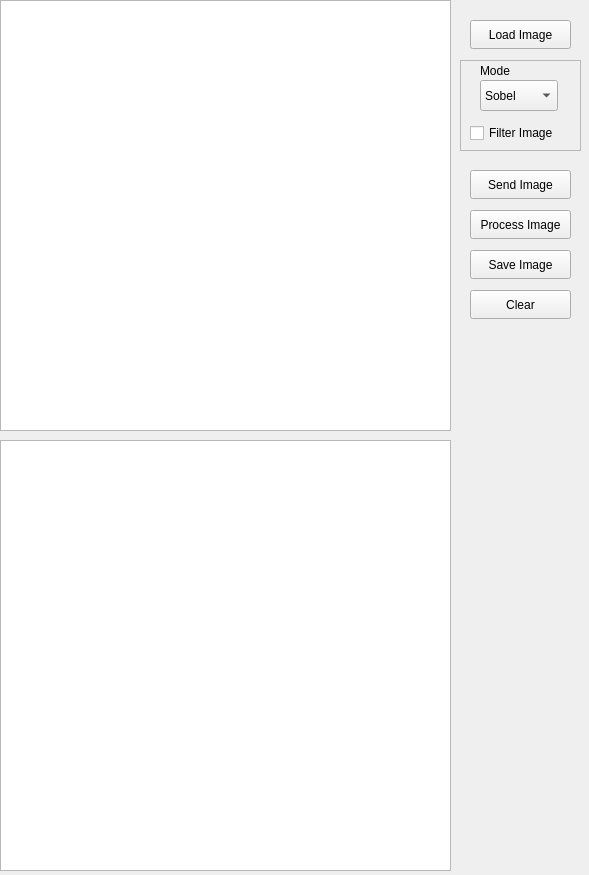
<?xml version="1.0" encoding="UTF-8"?>
<ui version="4.0">
 <class>pySpiNNEdge</class>
 <widget class="QWidget" name="pySpiNNEdge">
  <property name="geometry">
   <rect>
    <x>0</x>
    <y>0</y>
    <width>589</width>
    <height>875</height>
   </rect>
  </property>
  <property name="windowTitle">
   <string>Simple Edge Detection</string>
  </property>
  <widget class="QGraphicsView" name="viewOrg">
   <property name="geometry">
    <rect>
     <x>0</x>
     <y>0</y>
     <width>451</width>
     <height>431</height>
    </rect>
   </property>
  </widget>
  <widget class="QGraphicsView" name="viewEdge">
   <property name="geometry">
    <rect>
     <x>0</x>
     <y>440</y>
     <width>451</width>
     <height>431</height>
    </rect>
   </property>
  </widget>
  <widget class="QPushButton" name="pbLoad">
   <property name="geometry">
    <rect>
     <x>470</x>
     <y>20</y>
     <width>101</width>
     <height>29</height>
    </rect>
   </property>
   <property name="text">
    <string>Load Image</string>
   </property>
  </widget>
  <widget class="QPushButton" name="pbProcess">
   <property name="geometry">
    <rect>
     <x>470</x>
     <y>210</y>
     <width>101</width>
     <height>29</height>
    </rect>
   </property>
   <property name="text">
    <string>Process Image</string>
   </property>
  </widget>
  <widget class="QPushButton" name="pbSave">
   <property name="geometry">
    <rect>
     <x>470</x>
     <y>250</y>
     <width>101</width>
     <height>29</height>
    </rect>
   </property>
   <property name="text">
    <string>Save Image</string>
   </property>
  </widget>
  <widget class="QPushButton" name="pbSend">
   <property name="geometry">
    <rect>
     <x>470</x>
     <y>170</y>
     <width>101</width>
     <height>29</height>
    </rect>
   </property>
   <property name="text">
    <string>Send Image</string>
   </property>
  </widget>
  <widget class="QFrame" name="frame">
   <property name="geometry">
    <rect>
     <x>460</x>
     <y>60</y>
     <width>121</width>
     <height>91</height>
    </rect>
   </property>
   <property name="frameShape">
    <enum>QFrame::StyledPanel</enum>
   </property>
   <property name="frameShadow">
    <enum>QFrame::Raised</enum>
   </property>
   <widget class="QCheckBox" name="cbFilter">
    <property name="geometry">
     <rect>
      <x>10</x>
      <y>60</y>
      <width>94</width>
      <height>26</height>
     </rect>
    </property>
    <property name="text">
     <string>Filter Image</string>
    </property>
   </widget>
   <widget class="QLabel" name="label">
    <property name="geometry">
     <rect>
      <x>20</x>
      <y>0</y>
      <width>65</width>
      <height>21</height>
     </rect>
    </property>
    <property name="text">
     <string>Mode</string>
    </property>
   </widget>
   <widget class="QComboBox" name="cbMode">
    <property name="geometry">
     <rect>
      <x>20</x>
      <y>20</y>
      <width>78</width>
      <height>31</height>
     </rect>
    </property>
    <item>
     <property name="text">
      <string>Sobel</string>
     </property>
    </item>
    <item>
     <property name="text">
      <string>Laplace</string>
     </property>
    </item>
   </widget>
  </widget>
  <widget class="QPushButton" name="pbClear">
   <property name="geometry">
    <rect>
     <x>470</x>
     <y>290</y>
     <width>101</width>
     <height>29</height>
    </rect>
   </property>
   <property name="text">
    <string>Clear</string>
   </property>
  </widget>
 </widget>
 <resources/>
 <connections/>
</ui>
